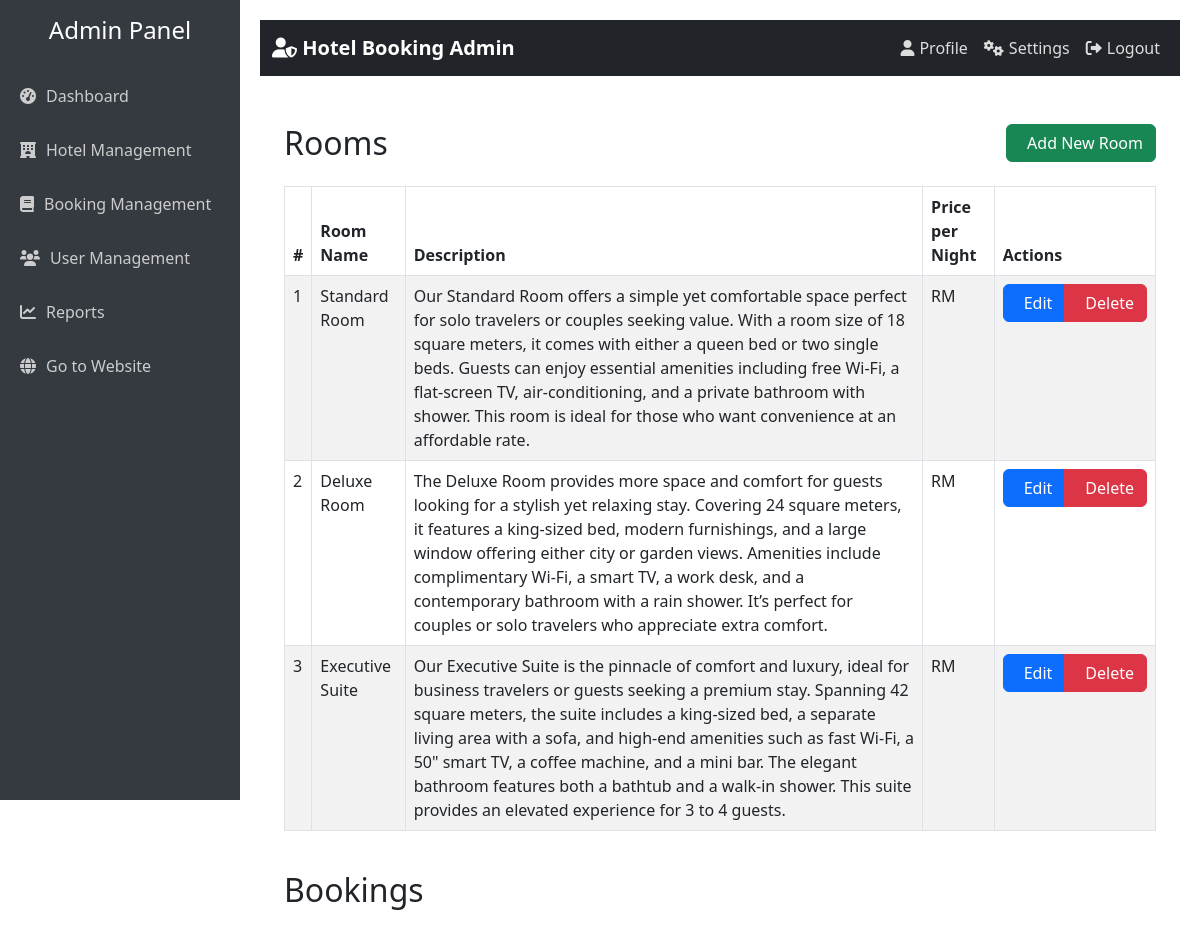
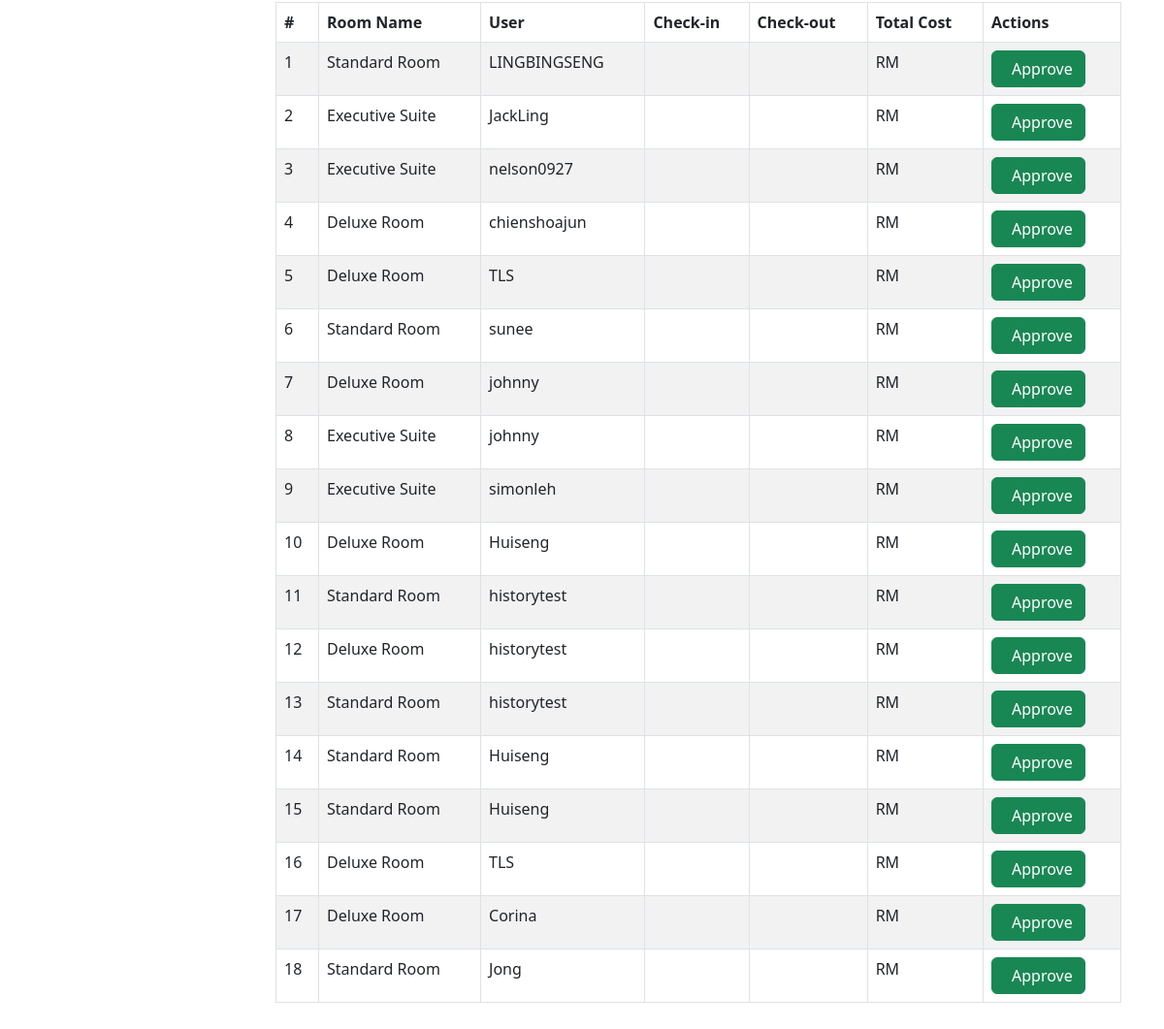
The page /hotel_booking/admin_home/ (signed in) on the database its author committed (2 pictures, top to bottom).
### hotel_booking/models.py (models this page shows, shortened)
class Room(models.Model):
    name = models.CharField(max_length=100)
    description = models.TextField()
    price = models.DecimalField(max_digits=10, decimal_places=2)
    capacity = models.IntegerField(default=2)
    image = models.ImageField(upload_to='room_images/', null=True, blank=True)
    created_at = models.DateTimeField(auto_now_add=True)
    updated_at = models.DateTimeField(auto_now=True)
    class Meta:
        verbose_name = "Room"
        verbose_name_plural = "Rooms"

class Booking(models.Model):
    STATUS_CHOICES = [
        ('pending', 'Pending'),
        ('approved', 'Approved'),
        ('cancelled', 'Cancelled'),
        ('completed', 'Completed')
    ]
    room = models.ForeignKey(Room, on_delete=models.CASCADE)
    user = models.ForeignKey(User, on_delete=models.SET_NULL, null=True, blank=True)
    guest_name = models.CharField(max_length=100)
    guest_email = models.EmailField()
    guest_phone = models.CharField(max_length=20, blank=True)
    check_in_date = models.DateField()
    check_out_date = models.DateField()
    status = models.CharField(max_length=20, choices=STATUS_CHOICES, default='pending')
    booking_id = models.CharField(max_length=20, unique=True, blank=True, null=True)  # Added for unique booking identifier
    created_at = models.DateTimeField(auto_now_add=True)
    updated_at = models.DateTimeField(auto_now=True)
    class Meta:
        verbose_name = "Booking"
        verbose_name_plural = "Bookings"

### hotel_booking/views.py (the view)
# urls.py: path('admin_home/', views.admin_home, name='admin_home'),
@staff_member_required
@login_required
def admin_home(request):
    rooms = Room.objects.all()
    bookings = Booking.objects.all()
    return render(request, 'hotel_booking/admin_home.html', {
        'rooms': rooms,
        'bookings': bookings
    })

### hotel_booking/templates/hotel_booking/admin_home.html (shortened to what this page needs)
{% extends 'hotel_booking/base_site.html' %}
{% block content %}
    <div class="container mt-5">
        <div class="mt-4">
            <h2 class="d-flex justify-content-between align-items-center">
                <span>Rooms</span>
                <a href="{% url 'add_room' %}" class="btn btn-success">
                    Add New Room
                </a>
            </h2>
            <div class="table-responsive mt-4">
                <table class="table table-bordered table-striped">
                    <thead>
                        <tr>
                            <th>#</th>
                            <th>Room Name</th>
                            <th>Description</th>
                            <th>Price per Night</th>
                            <th>Actions</th>
                        </tr>
                    </thead>
                    <tbody>
                        {% for room in rooms %}
                            <tr>
                                <td>{{ forloop.counter }}</td>
                                <td>{{ room.name }}</td>
                                <td>{{ room.description }}</td>
                                <td>RM {{ room.price_per_night }}</td>
                                <td>
                                    <div class="btn-group" role="group">
                                        <a href="{% url 'edit_room' room.id %}" class="btn btn-primary">
                                            Edit
                                        </a>
                                        <a href="{% url 'delete_room' room.id %}" class="btn btn-danger">
                                            Delete
                                        </a>
                                    </div>
                                </td>
                            </tr>
                        {% endfor %}
                    </tbody>
                </table>
            </div>
        </div>
        <div class="mt-4">
            <h2 class="d-flex justify-content-between align-items-center">
                <span>Bookings</span>
            </h2>
            <div class="table-responsive mt-4">
                <table class="table table-bordered table-striped">
                    <thead>
                        <tr>
                            <th>#</th>
                            <th>Room Name</th>
                            <th>User</th>
                            <th>Check-in</th>
                            <th>Check-out</th>
                            <th>Total Cost</th>
                            <th>Actions</th>
                        </tr>
                    </thead>
                    <tbody>
                        {% for booking in bookings %}
                            <tr>
                                <td>{{ forloop.counter }}</td>
                                <td>{{ booking.room.name }}</td>
                                <td>{{ booking.user.username }}</td>
                                <td>{{ booking.check_in }}</td>
                                <td>{{ booking.check_out }}</td>
                                <td>RM {{ booking.total_cost }}</td>
                                <td>
                                    <form method="POST" action="{% url 'approve_booking' booking.id %}">
                                        <button type="submit" class="btn btn-success" {% if booking.approved %}disabled{% endif %}>
                                            {% if booking.approved %}Approved{% else %}Approve{% endif %}
                                        </button>
                                    </form>
                                </td>
                            </tr>
                        {% endfor %}
                    </tbody>
                </table>
            </div>
        </div>
    </div>
{% endblock %}

### hotel_booking/templates/hotel_booking/base_site.html (style rules this page uses)
body { font-family: 'Segoe UI', Tahoma, Geneva, Verdana, sans-serif; }

### rows shown on the page
Room: name "Standard Room", description "Our Standard Room offers a simple yet comfortable space perfect for solo travelers or couples seeking value. With a room size of 18 square meters, it comes with either a queen bed or two single beds. Guests can enjoy essential amenities including free Wi-Fi, a flat-screen TV, air-conditioning, and a private bathroom with shower. This room is ideal for those who want convenience at an affordable rate."
Room: name "Deluxe Room", description "The Deluxe Room provides more space and comfort for guests looking for a stylish yet relaxing stay. Covering 24 square meters, it features a king-sized bed, modern furnishings, and a large window offering either city or garden views. Amenities include complimentary Wi-Fi, a smart TV, a work desk, and a contemporary bathroom with a rain shower. It’s perfect for couples or solo travelers who appreciate extra comfort."
Room: name "Executive Suite", description "Our Executive Suite is the pinnacle of comfort and luxury, ideal for business travelers or guests seeking a premium stay. Spanning 42 square meters, the suite includes a king-sized bed, a separate living area with a sofa, and high-end amenities such as fast Wi-Fi, a 50\" smart TV, a coffee machine, and a mini bar. The elegant bathroom features both a bathtub and a walk-in shower. This suite provides an elevated experience for 3 to 4 guests."
Booking: room.name "Standard Room", user.username "LINGBINGSENG"
Booking: room.name "Executive Suite", user.username "JackLing"
Booking: room.name "Executive Suite", user.username "nelson0927"
Booking: room.name "Deluxe Room", user.username "chienshoajun"
Booking: room.name "Deluxe Room", user.username "TLS"
Booking: room.name "Standard Room", user.username "sunee"
Booking: room.name "Deluxe Room", user.username "johnny"
Booking: room.name "Executive Suite", user.username "johnny"
Booking: room.name "Executive Suite", user.username "simonleh"
Booking: room.name "Deluxe Room", user.username "Huiseng"
Booking: room.name "Standard Room", user.username "historytest"
Booking: room.name "Deluxe Room", user.username "historytest"
Booking: room.name "Standard Room", user.username "historytest"
Booking: room.name "Standard Room", user.username "Huiseng"
Booking: room.name "Standard Room", user.username "Huiseng"
Booking: room.name "Deluxe Room", user.username "TLS"
Booking: room.name "Deluxe Room", user.username "Corina"
Booking: room.name "Standard Room", user.username "Jong"
